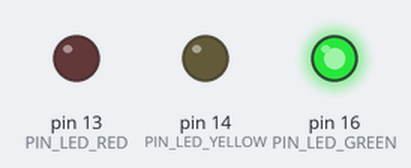
Bench run of a sketch on a simulated Arduino Uno, built with avr-gcc and run on an emulated ATmega328P. Shown: output pins drawn as LEDs (lit = HIGH).

Above: at 2.5 s.
At 5.2 s:
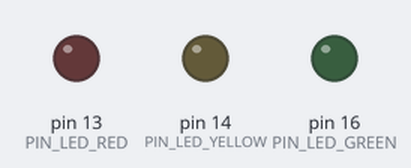
At 6.7 s:
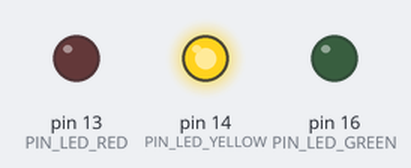
At 11.0 s:
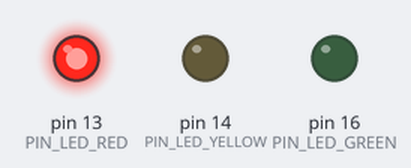
Timing chart, 0 to 18.2 s (numbered marks = the images above):
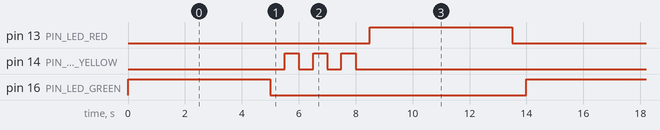

The sketch:

Traffic_Lights.ino
```cpp
/*
 * Filename: Traffic_Lights
 * Function: traffic lights
 * Compiling IDE：ARDUINO 2.3.3
 * Author: https://www.keyestudio.com/
*/
const int PIN_LED_RED = 13;   //define red LED pin
const int PIN_LED_YELLOW = 14;   //define yellow LED pin
const int PIN_LED_GREEN = 16;   //define green LED pin

void setup() {
  pinMode(PIN_LED_RED, OUTPUT);
  pinMode(PIN_LED_YELLOW, OUTPUT);
  pinMode(PIN_LED_GREEN, OUTPUT);
}

void loop() {
   digitalWrite(PIN_LED_GREEN, HIGH);// turn on green LED
   delay(5000);// Delay 5 s
   digitalWrite(PIN_LED_GREEN, LOW);//
   delay(500);// Delay 0.5 s
   for(int i=0;i<3;i++)// Blink 3 times
   {
     digitalWrite(PIN_LED_YELLOW, HIGH);// Turn on yellow LED
     delay(500);// Delay 0.5 s
     digitalWrite(PIN_LED_YELLOW, LOW);//  Turn off yellow LED
     delay(500);// Delay 0.5 s
   }
   digitalWrite(PIN_LED_RED, HIGH);// Turn on red LED
   delay(5000);// Delay 5 s
   digitalWrite(PIN_LED_RED, LOW); //  Turn off red LED
   delay(500);// Delay 0.5 s
}
```

Measured:
- by itself, pin 13 (PIN_LED_RED), pin 16 (PIN_LED_GREEN): alternates HIGH for 5.0 s and LOW for 9.0 s
- by itself, pin 14 (PIN_LED_YELLOW): repeats every 14.0 s: 2 × (LOW 0.50 s, HIGH 0.50 s), LOW 11.5 s, HIGH 0.50 s
- by itself, everything shown: repeats every 14.0 s, in 10 steps
